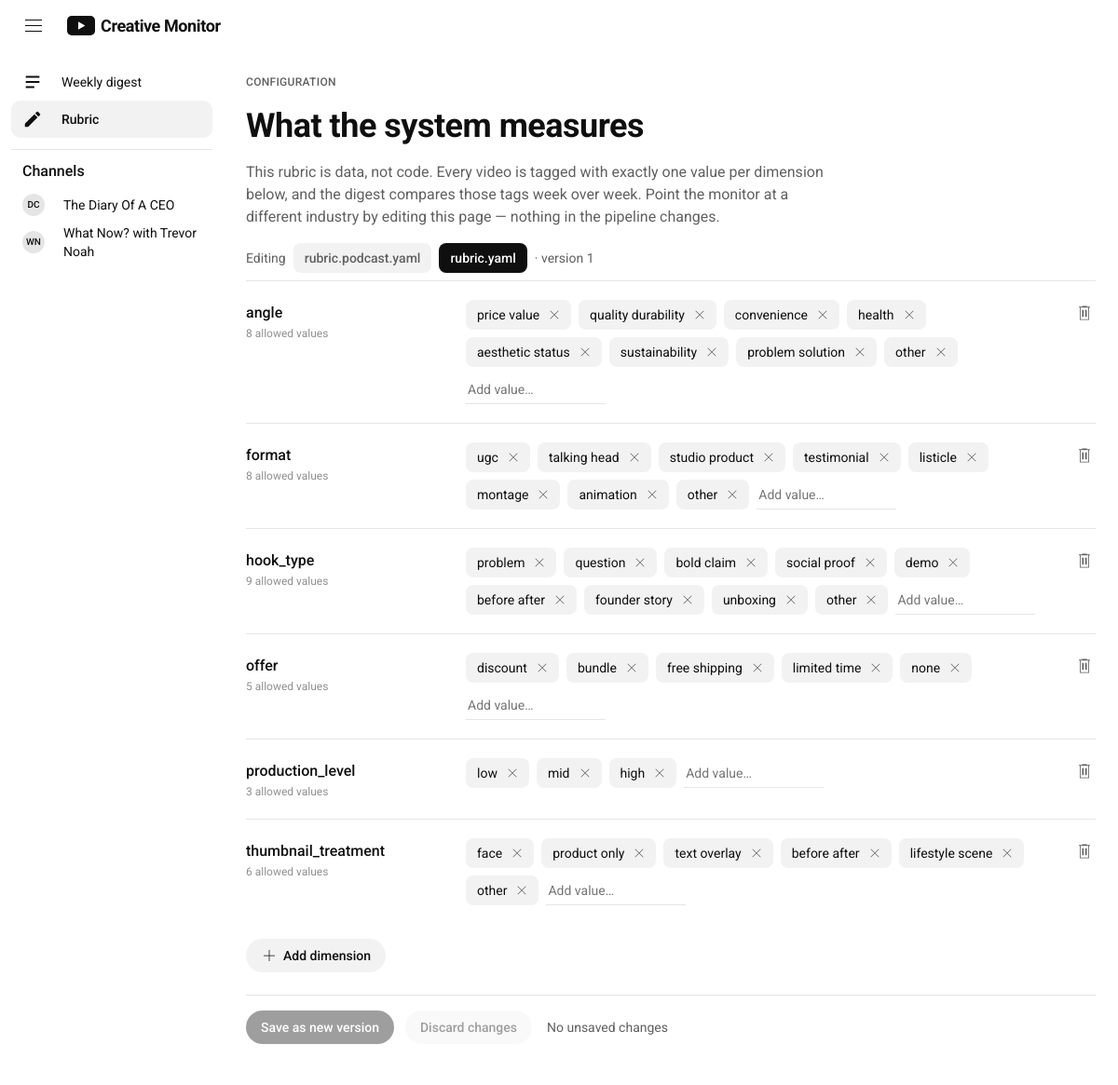
The page /rubric/ on the database as committed earlier.
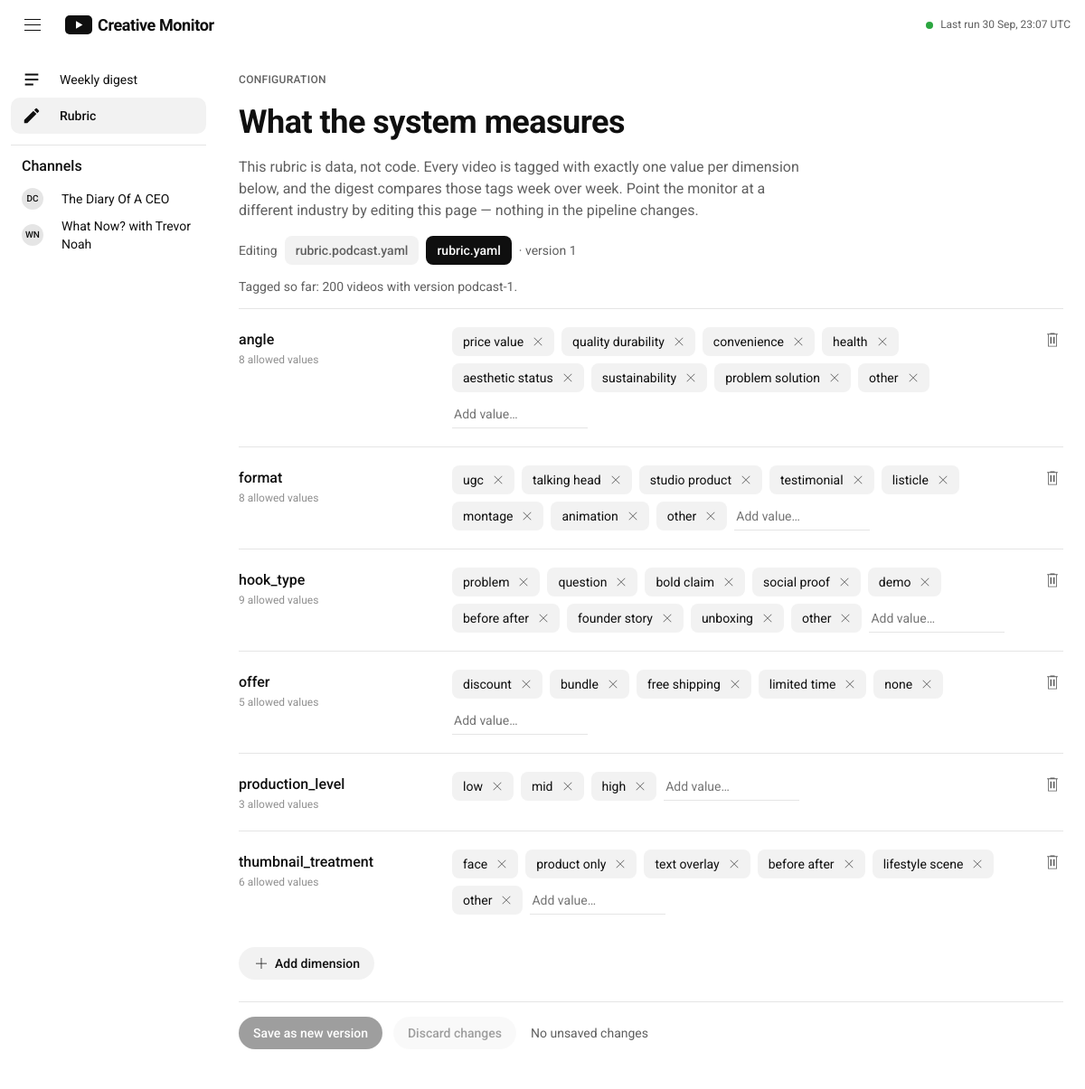
The same page on the database as committed later.
### tables this page shows
CREATE TABLE runs (
  run_id INTEGER PRIMARY KEY AUTOINCREMENT,
  started_at TEXT, completed_at TEXT,
  videos_found INTEGER, videos_classified INTEGER, errors INTEGER,
  status TEXT, message TEXT
);

### web/app.py (the view)
@app.get("/rubric/")
def rubric_page():
    path = _rubric_path()
    r = load_rubric(path)
    others = sorted(p.name for p in CONFIG_DIR.glob("rubric*.yaml"))
    counts = dict(_conn().execute(
        "SELECT rubric_version, COUNT(*) FROM classifications GROUP BY rubric_version").fetchall())
    return render_template("rubric.html", rubric=r, file=path.name, others=others,
                           counts=counts, saved=request.args.get("saved"))

### src/config.py (called while the page is built)
def load_brands(path: Path = CONFIG_DIR / "brands.yaml") -> list[dict]:
    brands = yaml.safe_load(path.read_text())["brands"]
    for b in brands:
        if not b.get("name") or not b.get("channel_id"):
            raise ValueError(f"brands.yaml entry missing name/channel_id: {b}")
    return brands

def load_rubric(path: Path | None = None) -> dict:
    path = path or CONFIG_DIR / os.getenv("RUBRIC_FILE", "rubric.yaml")
    raw = yaml.safe_load(path.read_text())
    dims = {name: list(spec["values"]) for name, spec in raw["dimensions"].items()}
    return {"version": str(raw.get("version", "1")), "dimensions": dims}

### src/digest.py (called while the page is built)
def slug(name: str) -> str:
    return re.sub(r"[^a-z0-9]+", "-", name.lower()).strip("-")

### src/store.py (called while the page is built)
def connect(db_path: Path | str = DEFAULT_DB) -> sqlite3.Connection:
    Path(db_path).parent.mkdir(parents=True, exist_ok=True)
    conn = sqlite3.connect(str(db_path))
    conn.row_factory = sqlite3.Row
    conn.execute("PRAGMA foreign_keys = ON")
    conn.executescript(SCHEMA)
    return conn

### web/app.py (called while the page is built)
def _conn():
    return store.connect()

def _rubric_path() -> Path:
    return CONFIG_DIR / os.getenv("RUBRIC_FILE", "rubric.yaml")

def _initials(name: str) -> str:
    words = [w for w in re.findall(r"[A-Za-z0-9]+", name) if w.lower() not in STOPWORDS]
    return "".join(w[0] for w in words[:2]).upper() or name[:1].upper()

@app.context_processor
def _globals():
    conn = _conn()
    run = conn.execute("SELECT * FROM runs ORDER BY run_id DESC LIMIT 1").fetchone()
    return {
        "nav_brands": [{"name": b["name"], "slug": digest.slug(b["name"])} for b in load_brands()],
        "last_run": dict(run) if run else None,
        "path": request.path,
        "static_site": app.config["STATIC_SITE"],
        "initials": _initials,
    }

@app.template_filter("dt")
def _dt(value, fmt="%d %b %Y"):
    if isinstance(value, str):
        value = datetime.fromisoformat(value.replace("Z", "+00:00"))
    return value.strftime(fmt).lstrip("0")

### web/templates/rubric.html (shortened to what this page needs)
{% extends "base.html" %}
{% block main %}
<div class="page">
  <div class="eyebrow" style="margin-top:16px">Configuration</div>
  <h1 class="title">What the system measures</h1>
  <p class="rub-intro">This rubric is data, not code. Every video is tagged with exactly one value per
    dimension below, and the digest compares those tags week over week. Point the monitor at a
    different industry by {{ 'editing the rubric file in config/' if static_site else 'editing this page' }} — nothing in the pipeline changes.</p>
  <div class="rub-file meta">
    <span>{{ 'Active rubric' if static_site else 'Editing' }}</span>
    {% for f in others %}<span class="chip {{ 'on' if f == file }}" title="{{ 'Active (RUBRIC_FILE)' if f == file else 'Switch with RUBRIC_FILE in .env' }}">{{ f }}</span>{% endfor %}
    <span class="num">· version {{ rubric.version }}</span>
  </div>
  {% if counts %}<p class="meta num">Tagged so far: {% for v, n in counts.items() %}{{ n }} video{{ 's' if n != 1 }} with version {{ v }}{{ ', ' if not loop.last }}{% endfor %}.</p>{% endif %}
  {% if static_site %}
  {% for name, values in rubric.dimensions.items() %}
  <div class="dim">
    <div><b class="name">{{ name | replace('_', ' ') | capitalize }}</b>
      <div class="hint">{{ values | length }} allowed value{{ 's' if values | length != 1 }}</div></div>
    <div class="vals">{% for v in values %}<span class="val" style="padding-right:12px">{{ v | replace('_', ' ') }}</span>{% endfor %}</div>
  </div>
  {% endfor %}
  <p class="meta" style="margin-top:24px">To change it, run the app locally (<code>python dashboard.py</code>) and edit it there, or edit <code>config/{{ file }}</code>, then commit. The site updates on the next build.</p>
  {% else %}
  <form method="post" id="rubric-form">
    <div id="dims"></div>
    <button type="button" class="btn" id="add-dim" style="margin-top:16px">
      <svg viewBox="0 0 24 24" width="18" height="18" fill="currentColor"><path d="M20 12.5h-7.5V20h-1v-7.5H4v-1h7.5V4h1v7.5H20z"/></svg>Add dimension</button>
    <div class="savebar">
      <button class="btn primary" type="submit" id="save" disabled>Save as new version</button>
      <button class="btn" type="button" id="reset" disabled>Discard changes</button>
      <span class="meta" id="status">No unsaved changes</span>
    </div>
  </form>
  {% endif %}
</div>
{% endblock %}

### web/templates/base.html (shortened to what this page needs)
<!doctype html>
<html lang="en">
<head>
<link rel="stylesheet" href="{{ url_for('static', filename='app.css') }}">
</head>
<body>
<header class="mast">
  <button class="burger" aria-label="Menu" onclick="document.body.classList.toggle('nav-open')">
    <svg viewBox="0 0 24 24" width="24" height="24" fill="currentColor"><path d="M21 6H3V5h18v1zm0 5H3v1h18v-1zm0 6H3v1h18v-1z"/></svg>
  </button>
  <a class="logo" href="{{ url_for('digest_page') }}" aria-label="Creative Monitor home">
    <svg viewBox="0 0 30 21" aria-hidden="true"><rect width="30" height="21" rx="5" fill="#0f0f0f"/><path d="M12 6.2v8.6l7.4-4.3z" fill="#fff"/></svg>
    <span class="word">Creative Monitor</span>
  </a>
  {% if last_run %}
  {% set st = last_run.status %}
  <span class="runpill" title="Last pipeline run">
    <span class="dot {{ 'ok' if st == 'ok' else 'warn' if st == 'ok_with_errors' else 'fail' if st == 'failed' else '' }}"></span>
    <span class="txt">Last run {{ last_run.started_at | dt('%d %b, %H:%M') }} UTC</span>
  </span>
  {% endif %}
</header>
<div class="shell">
  <nav class="guide" aria-label="Main">
    <a href="{{ url_for('digest_page') }}" class="{{ 'on' if path == '/' }}">
      <svg viewBox="0 0 24 24" fill="currentColor"><path d="M4 5h16v2H4zm0 6h16v2H4zm0 6h10v2H4z"/></svg>Weekly digest</a>
    <a href="{{ url_for('rubric_page') }}" class="{{ 'on' if path.startswith('/rubric') }}">
      <svg viewBox="0 0 24 24" fill="currentColor"><path d="M3 17.25V21h3.75L17.81 9.94l-3.75-3.75zM20.71 7.04a1 1 0 0 0 0-1.41l-2.34-2.34a1 1 0 0 0-1.41 0l-1.83 1.83 3.75 3.75z"/></svg>Rubric</a>
    <hr>
    <h4>Channels</h4>
    {% for b in nav_brands %}
    <a href="{{ url_for('brand_page', slug=b.slug) }}" class="{{ 'on' if path == '/channel/' ~ b.slug }}">
      <span class="avatar">{{ initials(b.name) }}</span>{{ b.name }}</a>
    {% endfor %}
  </nav>
  <main>{% block main %}{% endblock %}</main>
</div>
</body>
</html>

### web/static/app.css (style rules this page uses)
:root { --accent-out: #ff0000; --ink: #0f0f0f; --ink-2: #606060; --ink-3: #909090; --link: #065fd4; --bg: #ffffff; --surface: #f9f9f9; --chip: #f2f2f2; --chip-hover: #e5e5e5; --track: #e5e5e5; --line: rgba(0, 0, 0, 0.1); --radius-thumb: 12px; --radius-panel: 12px; --card-line: rgba(0, 0, 0, 0.08); --mast: 56px; --guide: 240px; --font: "Roboto", "Arial", sans-serif; }
* { box-sizing: border-box; }
html, body { margin: 0; }
body { background: var(--bg); color: var(--ink); font: 14px/1.43 var(--font); -webkit-font-smoothing: antialiased; }
a { color: inherit; text-decoration: none; }
.num { font-variant-numeric: tabular-nums; }
.mast { position: sticky; top: 0; z-index: 20; height: var(--mast); background: var(--bg); display: flex; align-items: center; gap: 16px; padding: 0 16px; }
.mast .burger { width: 40px; height: 40px; border: 0; background: none; border-radius: 50%; display: grid; place-items: center; cursor: pointer; color: var(--ink); }
.logo { display: flex; align-items: center; gap: 6px; font-weight: 700; letter-spacing: -0.4px; font-size: 18px; }
.logo svg { width: 30px; height: 21px; }
.runpill { display: flex; align-items: center; gap: 8px; color: var(--ink-2); font-size: 12px; white-space: nowrap; }
.dot { width: 8px; height: 8px; border-radius: 50%; background: var(--ink-3); }
.dot.ok { background: #2ba640; }
.shell { display: flex; }
.guide { position: sticky; top: var(--mast); align-self: flex-start; width: var(--guide); height: calc(100vh - var(--mast)); overflow-y: auto; padding: 12px; flex-shrink: 0; }
.guide a { display: flex; align-items: center; gap: 20px; height: 40px; padding: 0 12px; border-radius: 10px; color: var(--ink); }
.guide a.on { background: var(--chip); font-weight: 500; }
.guide svg { width: 22px; height: 22px; flex-shrink: 0; }
.guide hr { border: 0; border-top: 1px solid var(--line); margin: 12px 0; }
.guide h4 { margin: 6px 12px 4px; font-size: 16px; font-weight: 500; }
.avatar { width: 24px; height: 24px; border-radius: 50%; background: var(--chip-hover); color: var(--ink); display: grid; place-items: center; font-size: 10px; font-weight: 500; flex-shrink: 0; }
main { flex: 1; min-width: 0; padding: 8px 24px 64px; }
.page { max-width: 1040px; }
.chip { flex-shrink: 0; height: 32px; padding: 0 12px; border-radius: 8px; background: var(--chip); display: flex; align-items: center; font-weight: 500; white-space: nowrap; }
.chip.on { background: var(--ink); color: #fff; }
.eyebrow { color: var(--ink-2); font-size: 12px; letter-spacing: 0.3px; text-transform: uppercase; font-weight: 500; }
h1.title { font-size: 36px; line-height: 44px; font-weight: 700; letter-spacing: -0.5px; margin: 16px 0 4px; }
.meta { color: var(--ink-2); font-size: 14px; }
.rub-intro { color: var(--ink-2); max-width: 40em; font-size: 16px; line-height: 24px; }
.rub-file { display: flex; gap: 8px; align-items: center; flex-wrap: wrap; margin: 16px 0 8px; }
.btn { font: 500 14px var(--font); height: 36px; padding: 0 16px; border-radius: 18px; border: 0; cursor: pointer; background: var(--chip); color: var(--ink); display: inline-flex; align-items: center; gap: 6px; }
.btn.primary { background: var(--ink); color: #fff; }
.btn:disabled { opacity: .4; cursor: default; }
.savebar { position: sticky; bottom: 0; background: var(--bg); padding: 16px 0; margin-top: 24px; border-top: 1px solid var(--line); display: flex; gap: 12px; align-items: center; }
.savebar .meta { margin-left: 4px; }

Rows that differ between the two databases and show on the page:
added runs: started_at|dt "30 Sep, 23:07"
Other text that changed with them:
text now shown: "Last run UTC Tagged so far: ."
new list line: "200 video s with version podcast-1"
